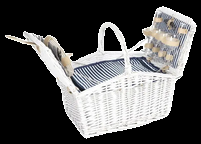
//> input picture (C++) Image processing/AlphaBlend/resources/image1.png, 201 x 144 px
$ ./main   (built with g++ and OpenCV 4)
//> lines starting //> are read from the running program, lines starting //| are printed output that depends on the picture; after the words box and inside, x2 and y2 are one past the last pixel; in counts of white or black regions, pixels touching at a corner belong together
#include <opencv2/opencv.hpp>
#include <iostream>
#include <vector>

static const std::string WINDOW_NAME = "Alpha blend";

struct Data
{
    cv::Mat smallerImage;
    cv::Mat largerImage;
    cv::Mat mask;
    cv::Mat blended;
    cv::Mat blendedRoi;
};

cv::Mat getMask(cv::Mat& image);
void updateImage(int, void* userData);
void createTrackbar(Data* dataPtr);

int main(int argc, char** argv)
{
    // Load two images
    cv::Mat img1 = cv::imread("./resources/image1.png");
//> img1 is the input picture: 144 rows x 201 cols, CV_8UC3; mean B, G, R 86.4, 86.6, 86.9
    cv::Mat img2 = cv::imread("./resources/image2.jpg");
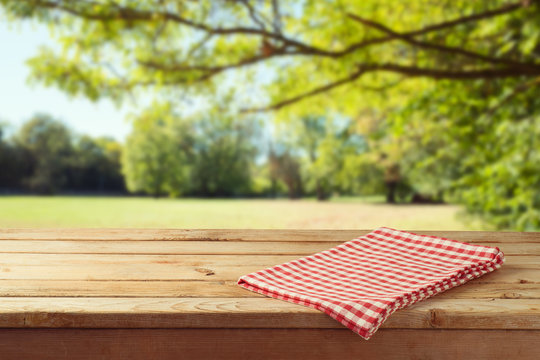
//> input picture (C++) Image processing/AlphaBlend/resources/image2.jpg, 540 x 360 px
//> img2 is the input picture: 360 rows x 540 cols, CV_8UC3; mean B, G, R 97.4, 151.9, 163.6

    if (img1.empty() || img2.empty())
    {
        std::cout << "Could not open or find the images!\n" << std::endl;
        return -1;
    }

    // Determine smaller and larger image
    cv::Mat smallerImage, largerImage;
    if (img1.size().area() <= img2.size().area())
    {
        smallerImage = img1;
        largerImage = img2;
    }
    else
    {
        smallerImage = img2;
        largerImage = img1;
    }

    // Convert images to float32
    smallerImage.convertTo(smallerImage, CV_32FC3);
    largerImage.convertTo(largerImage, CV_32FC3);

    // Create a binary mask based on smaller image
    cv::Mat mask = getMask(smallerImage);

    cv::Mat blended = largerImage.clone();
    Data data = { smallerImage, largerImage, mask, blended, cv::Mat::zeros(smallerImage.size(), CV_32FC3) };

    cv::namedWindow(WINDOW_NAME, cv::WINDOW_AUTOSIZE);
    createTrackbar(&data);
    updateImage(0, &data);
    cv::waitKey(0);
    return 0;
}

cv::Mat getMask(cv::Mat& image)
{
    cv::Mat mask = cv::Mat::zeros(image.size(), CV_8U);
    cv::Mat grayscale;
    cv::cvtColor(image, grayscale, cv::COLOR_BGR2GRAY);
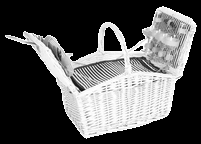
//> grayscale: 144 rows x 201 cols, CV_32FC1; min 0, max 255, mean 86.6
    cv::inRange(grayscale, 1, 255, mask);
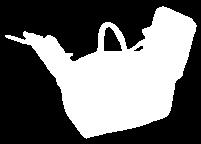
//> mask: 144 rows x 201 cols, CV_8UC1; 41.6% white; 1 white region, box (x1, y1, x2, y2) and area: (5, 6, 197, 139) 12045
    mask.convertTo(mask, CV_32F, 1.0 / 255);
    cv::merge(std::vector<cv::Mat>(3, mask), mask);

    return mask;
}

void createTrackbar(Data* dataPtr)
{
    cv::createTrackbar("Alpha", WINDOW_NAME, NULL, 100, updateImage, dataPtr);
    cv::setTrackbarPos("Alpha", WINDOW_NAME, 0);
}

void updateImage(int, void* dataPtr)
{
    Data* data = reinterpret_cast<Data*>(dataPtr);

    double alpha = cv::getTrackbarPos("Alpha", WINDOW_NAME) / 100.0;

    // Calculate the top-left point for centering the smaller image within the larger image
    cv::Point topLeft((data->largerImage.cols - data->smallerImage.cols) / 2 + 100,
                      (data->largerImage.rows - data->smallerImage.rows) / 2 + 60);
//> topLeft = Point(269, 168)

    // Define ROI in the larger image based on the calculated position
    cv::Rect roi(topLeft, data->smallerImage.size());
//> roi = Rect(269, 168, 201, 144)
    cv::Mat largerImageROI = data->largerImage(roi);
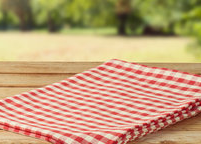
//> largerImageROI: 144 rows x 201 cols, CV_32FC3; mean B, G, R 120.4, 158.1, 192.6

    // Blend the smaller image and the ROI of the larger image
    data->blendedRoi = data->smallerImage.mul(alpha * data->mask) + data->largerImage(roi).mul(cv::Scalar::all(1.0) - alpha * data->mask);

    // Place the blended ROI back into the larger image

    data->blendedRoi.copyTo(data->blended(roi));

    // Display the result
    cv::imshow(WINDOW_NAME, data->blended / 255.0);
}
